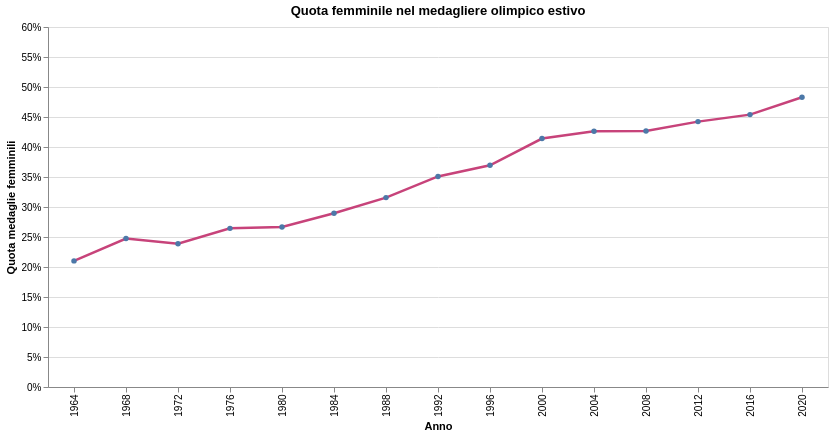

Notebook code cell kept with this figure:
### Markdown cell above
## 5. Avvicinamento tra medagliere maschile e femminile

La linea seguente mostra la quota femminile sul totale delle medaglie assegnate in eventi maschili e femminili. Gli eventi misti sono esclusi dal denominatore per mantenere il confronto pulito.

### Code cell
share_chart = (
    alt.Chart(global_year)
    .mark_line(point=True, strokeWidth=2.5, color="#c7437a")
    .encode(
        x=alt.X("year:O", title="Anno"),
        y=alt.Y("quota_femminile:Q", title="Quota medaglie femminili", axis=alt.Axis(format="%"), scale=alt.Scale(domain=[0, 0.6])),
        tooltip=[
            alt.Tooltip("year:O", title="Anno"),
            alt.Tooltip("quota_femminile:Q", title="Quota femminile", format=".1%"),
            alt.Tooltip("medaglie_femminili:Q", title="Medaglie femm.", format=",.0f"),
            alt.Tooltip("medaglie_maschili:Q", title="Medaglie masch.", format=",.0f"),
        ],
    )
    .properties(width=780, height=360, title="Quota femminile nel medagliere olimpico estivo")
)

share_chart

### Figure 1 — Vega-Lite specification as saved in the notebook (floating-point values rounded to 4 significant figures)
{"config": {"view": {"continuousWidth": 300, "continuousHeight": 300}}, "data": {"name": "data-b177e6307c905b2b2304c6728ea388df"}, "mark": {"type": "line", "color": "#c7437a", "point": true, "strokeWidth": 2.5}, "encoding": {"tooltip": [{"field": "year", "title": "Anno", "type": "ordinal"}, {"field": "quota_femminile", "format": ".1%", "title": "Quota femminile", "type": "quantitative"}, {"field": "medaglie_femminili", "format": ",.0f", "title": "Medaglie femm.", "type": "quantitative"}, {"field": "medaglie_maschili", "format": ",.0f", "title": "Medaglie masch.", "type": "quantitative"}], "x": {"field": "year", "title": "Anno", "type": "ordinal"}, "y": {"axis": {"format": "%"}, "field": "quota_femminile", "scale": {"domain": [0, 0.6]}, "title": "Quota medaglie femminili", "type": "quantitative"}}, "height": 360, "title": "Quota femminile nel medagliere olimpico estivo", "width": 780, "$schema": "https://vega.github.io/schema/vega-lite/v6.4.1.json", "datasets": {"data-b177e6307c905b2b2304c6728ea388df": [{"year": 1964, "medaglie_femminili": 99.0, "medaglie_maschili": 372.0, "medaglie_miste_altro": 33.0, "totale": 504.0, "quota_femminile": 0.2102}, {"year": 1968, "medaglie_femminili": 117.0, "medaglie_maschili": 356.0, "medaglie_miste_altro": 54.0, "totale": 527.0, "quota_femminile": 0.2474}, {"year": 1972, "medaglie_femminili": 129.0, "medaglie_maschili": 411.0, "medaglie_miste_altro": 60.0, "totale": 600.0, "quota_femminile": 0.2389}, {"year": 1976, "medaglie_femminili": 147.0, "medaglie_maschili": 409.0, "medaglie_miste_altro": 57.0, "totale": 613.0, "quota_femminile": 0.2644}, {"year": 1980, "medaglie_femminili": 153.0, "medaglie_maschili": 421.0, "medaglie_miste_altro": 57.0, "totale": 631.0, "quota_femminile": 0.2666}, {"year": 1984, "medaglie_femminili": 187.0, "medaglie_maschili": 459.0, "medaglie_miste_altro": 42.0, "totale": 688.0, "quota_femminile": 0.2895}, {"year": 1988, "medaglie_femminili": 220.0, "medaglie_maschili": 477.0, "medaglie_miste_altro": 42.0, "totale": 739.0, "quota_femminile": 0.3156}, {"year": 1992, "medaglie_femminili": 273.0, "medaglie_maschili": 505.0, "medaglie_miste_altro": 36.0, "totale": 814.0, "quota_femminile": 0.3509}, {"year": 1996, "medaglie_femminili": 299.0, "medaglie_maschili": 510.0, "medaglie_miste_altro": 33.0, "totale": 842.0, "quota_femminile": 0.3696}, {"year": 2000, "medaglie_femminili": 369.0, "medaglie_maschili": 522.0, "medaglie_miste_altro": 36.0, "totale": 927.0, "quota_femminile": 0.4141}, {"year": 2004, "medaglie_femminili": 382.0, "medaglie_maschili": 514.0, "medaglie_miste_altro": 30.0, "totale": 926.0, "quota_femminile": 0.4263}, {"year": 2008, "medaglie_femminili": 396.0, "medaglie_maschili": 532.0, "medaglie_miste_altro": 30.0, "totale": 958.0, "quota_femminile": 0.4267}, {"year": 2012, "medaglie_femminili": 414.0, "medaglie_maschili": 522.0, "medaglie_miste_altro": 24.0, "totale": 960.0, "quota_femminile": 0.4423}, {"year": 2016, "medaglie_femminili": 429.0, "medaglie_maschili": 516.0, "medaglie_miste_altro": 27.0, "totale": 972.0, "quota_femminile": 0.454}, {"year": 2020, "medaglie_femminili": 495.0, "medaglie_maschili": 530.0, "medaglie_miste_altro": 55.0, "totale": 1080.0, "quota_femminile": 0.4829}]}}
